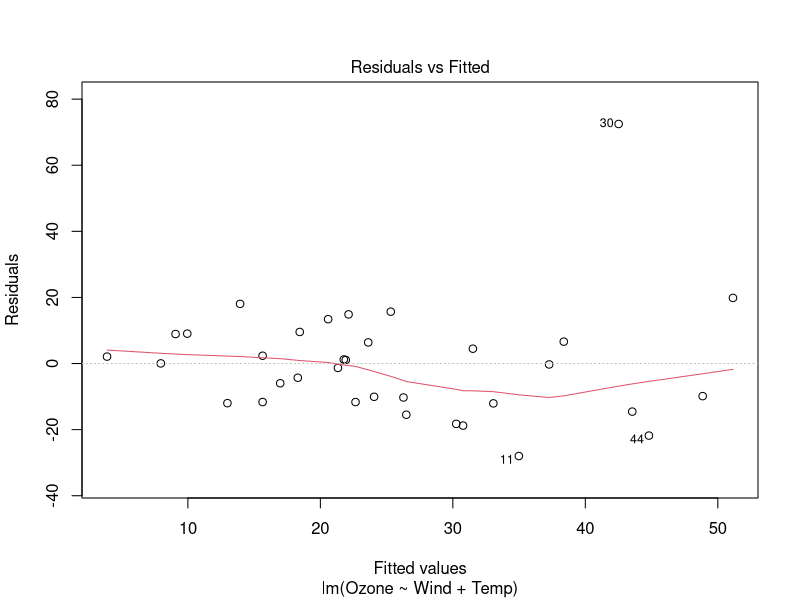
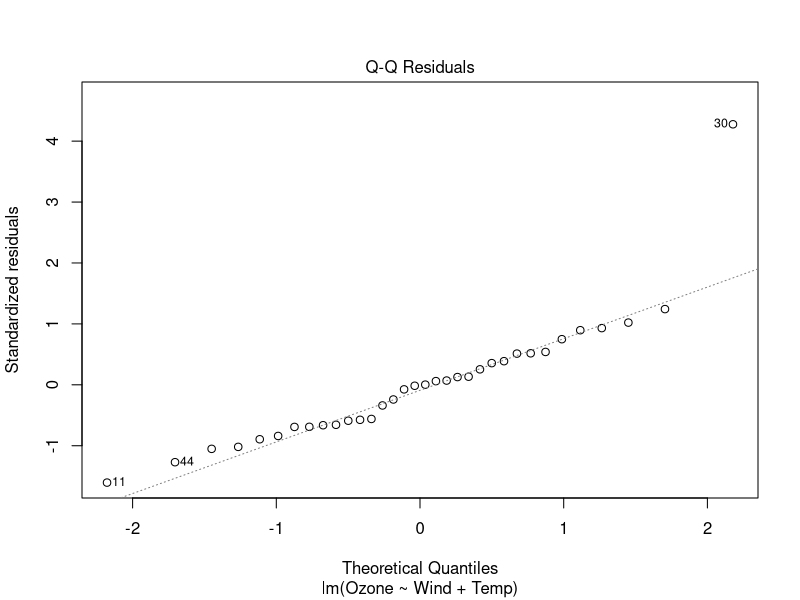
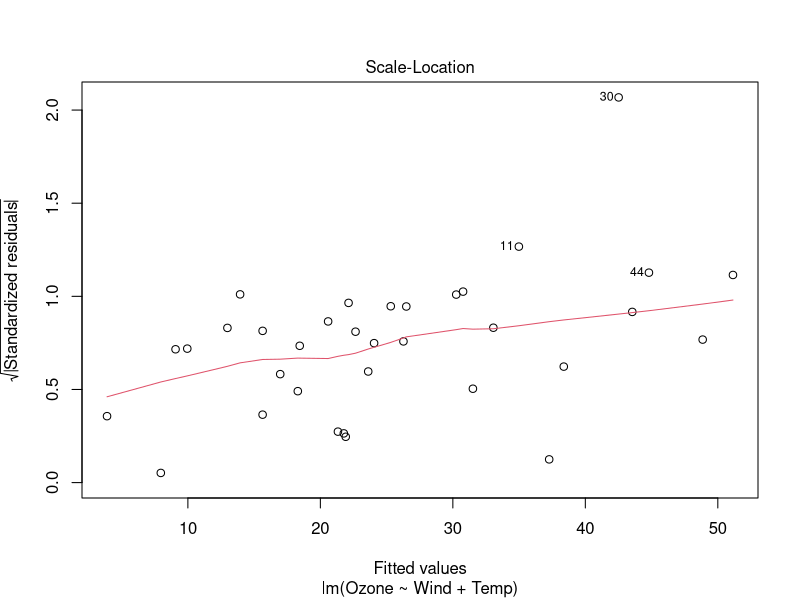
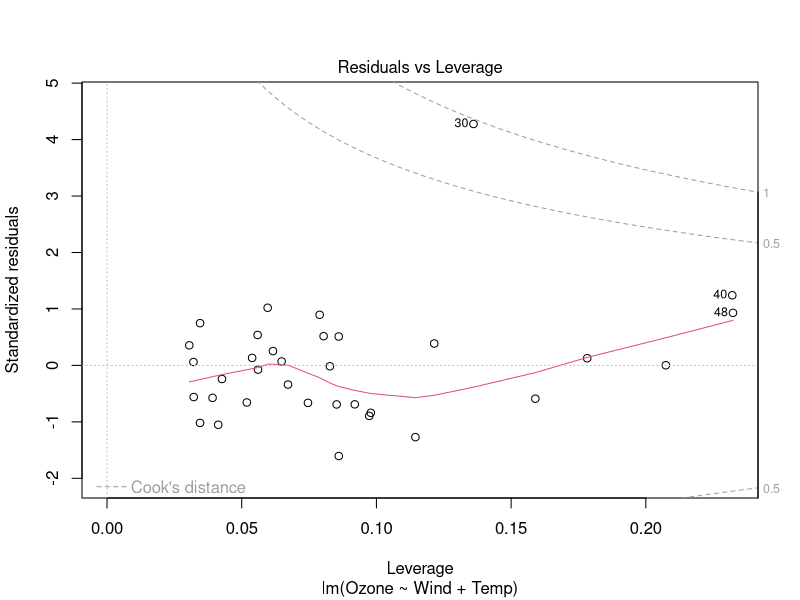

Source code (R) for these figures, in order:
# R program to illustrate
# Multiple Linear Regression

# Using airquality dataset
input <- airquality[1:50,
                    c("Ozone", "Wind", "Temp")]

# Create regression model
model <- lm(Ozone~Wind + Temp,
            data = input)

# Print the regression model
cat("Regression model:\n")
print(model)

# Output to be present as PNG file
png(file = "multipleRegGFG.png")

# Plot
plot(model)

# Save the file.
dev.off()
